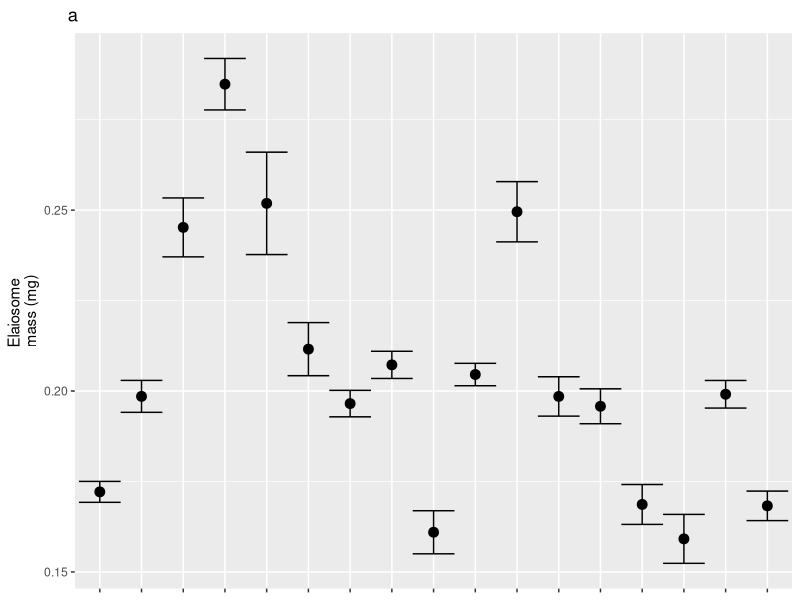
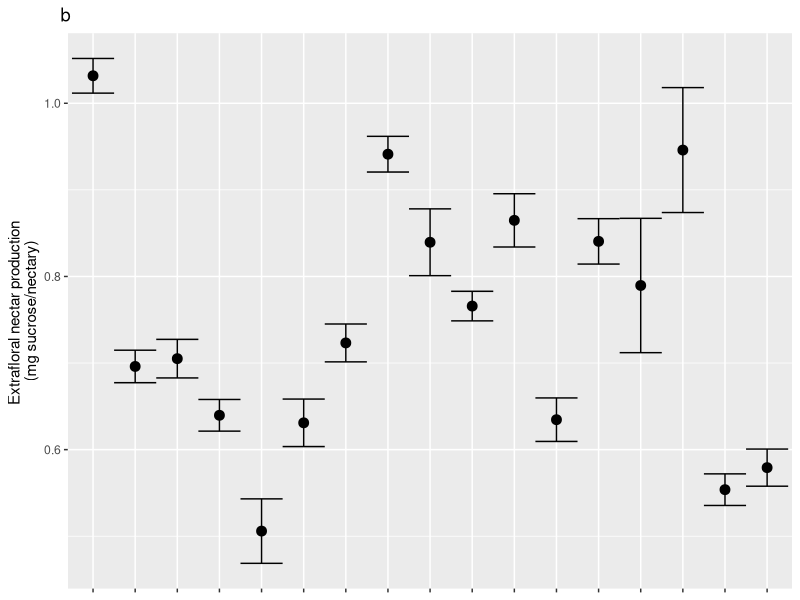
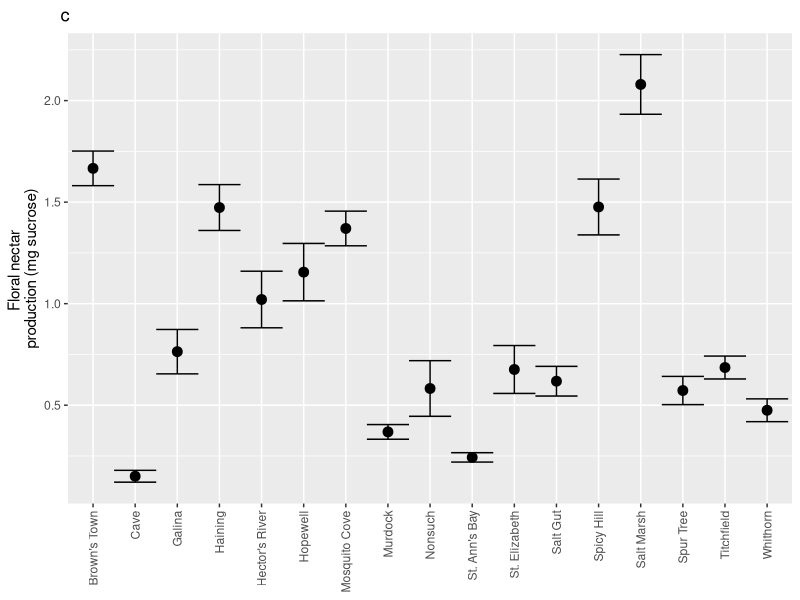
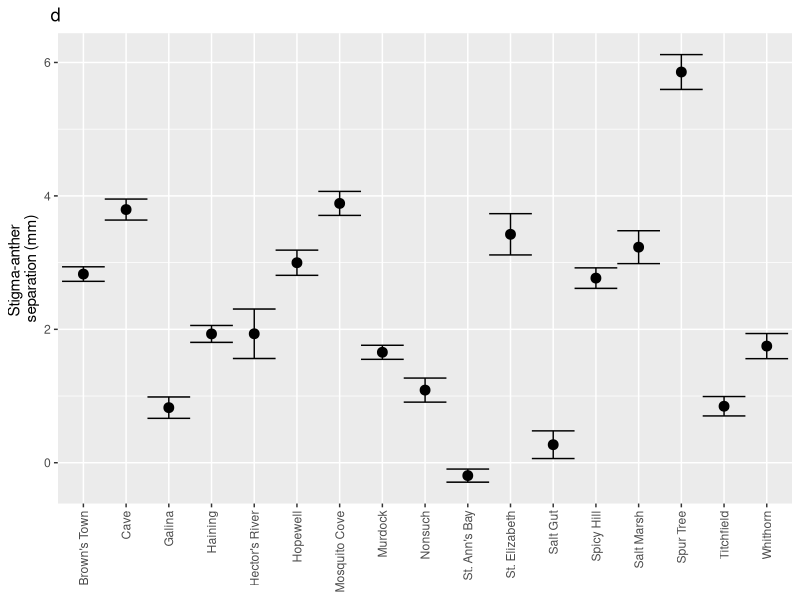
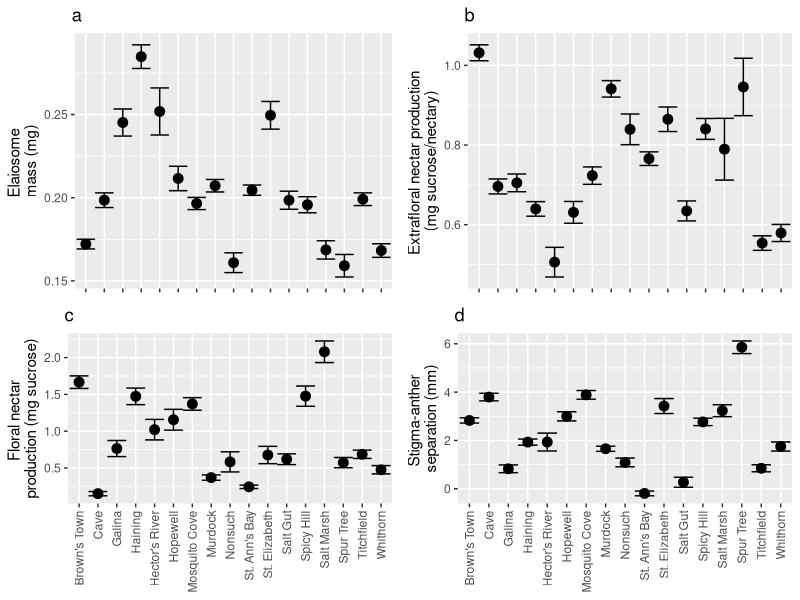

Source code (R) for these figures, in order: (Note: this script raises an error after producing the figures.)
# This file generates Figure 3 : a depiction of variation in phenotypic trait means among our 17 population of Turnera ulmifolia. 

library(gridExtra)
library(ggplot2)

#Will require changing directory
setwd("C:/Users/Jason/Desktop/Dryad 1")

# We're going to start making the MCMC objects for the Jamaican metapopulation

# Upload data files and reorganize them 

pheno<- read.table("pheno.txt",stringsAsFactors=F,header=F)#phenotypes
names(pheno)<-c('id','site','mat','elave','efn','fn','herk','growth','efn_nec')

data<-pheno[!(pheno$site=='Extra'),]
data<-data[(data$efn>0),]
data<-droplevels(data)

dataG<-data[(!is.na(data$efn)&!is.na(data$elave)&!is.na(data$fn)&!is.na(data$herk)),]

dataG$lnfn<-log(dataG$fn+1)

#Function to get SEs for trait data. 
summarySE <- function(data=NULL, measurevar, groupvars=NULL, na.rm=FALSE,
                      conf.interval=.95, .drop=TRUE) {
  library(plyr)
  
  # New version of length which can handle NA's: if na.rm==T, don't count them
  length2 <- function (x, na.rm=FALSE) {
    if (na.rm) sum(!is.na(x))
    else       length(x)
  }
  
  # This does the summary. For each group's data frame, return a vector with
  # N, mean, and sd
  datac <- ddply(data, groupvars, .drop=.drop,
                 .fun = function(xx, col) {
                   c(N    = length2(xx[[col]], na.rm=na.rm),
                     mean = mean   (xx[[col]], na.rm=na.rm),
                     sd   = sd     (xx[[col]], na.rm=na.rm)
                   )
                 },
                 measurevar
  )
  
  # Rename the "mean" column    
  datac <- rename(datac, c("mean" = measurevar))
  
  datac$se <- datac$sd / sqrt(datac$N)  # Calculate standard error of the mean
  
  # Confidence interval multiplier for standard error
  # Calculate t-statistic for confidence interval: 
  # e.g., if conf.interval is .95, use .975 (above/below), and use df=N-1
  ciMult <- qt(conf.interval/2 + .5, datac$N-1)
  datac$ci <- datac$se * ciMult
  
  return(datac)
}

#Create figure A : variation in elaisome mass among populations. 
ELA<-summarySE(dataG, measurevar="elave", groupvars=c("site"), na.rm=TRUE)

ela<-ggplot(ELA,aes(y=elave,x=site))+geom_errorbar(aes(ymin=elave-se,ymax=elave+se),width=1)+geom_point(size=3)
ela<-ela+labs(y= "Elaiosome \nmass (mg)")
ela<-ela + ggtitle('a') +theme(plot.title=element_text(hjust=-0.01))
ela<-ela+labs(x= "Population")
ela<-ela +theme(axis.title.x=element_blank())
ela<-ela +theme(axis.text.x=element_blank())
ela

#Create figure B : variation in EFN production among populations. 
EFN<-summarySE(dataG, measurevar="efn_nec", groupvars=c("site"), na.rm=TRUE)

efn<-ggplot(EFN,aes(y=efn_nec,x=site))+geom_errorbar(aes(ymin=efn_nec-se,ymax=efn_nec+se),width=1)+geom_point(size=3)
efn<-efn+labs(y= "Extrafloral nectar production \n(mg sucrose/nectary)")
efn<-efn + ggtitle('b') +theme(plot.title=element_text(hjust=-0.01))
efn<-efn+labs(x= "Population")
efn<-efn +theme(axis.title.x=element_blank())
efn<-efn +theme(axis.text.x=element_blank())
efn

#Create figure C : variation in FN production among populations. 
FN<-summarySE(dataG, measurevar="fn", groupvars=c("site"), na.rm=TRUE)

fn<-ggplot(FN,aes(y=fn,x=site))+geom_errorbar(aes(ymin=fn-se,ymax=fn+se),width=1)+geom_point(size=3)
fn<-fn+labs(y= "Floral nectar \nproduction (mg sucrose)")
fn<-fn+scale_x_discrete(labels=c("Brown's Town", "Cave","Galina","Haining","Hector's River","Hopewell","Mosquito Cove","Murdock","Nonsuch","St. Ann's Bay","St. Elizabeth","Salt Gut","Spicy Hill","Salt Marsh", "Spur Tree", "Titchfield","Whithorn"))
fn<-fn + theme(axis.text.x = element_text(angle = 90, hjust=1,vjust=0.5))
fn<-fn + ggtitle('c') +theme(plot.title=element_text(hjust=-0.01))
fn<-fn+theme(axis.title.x=element_blank())
fn

#Create figure D : variation in stigma-anther separation among populations. 
HRK<-summarySE(dataG, measurevar="herk", groupvars=c("site"), na.rm=TRUE)

hrk<-ggplot(HRK,aes(y=herk,x=site))+geom_errorbar(aes(ymin=herk-se,ymax=herk+se),width=1)+geom_point(size=3)
hrk<-hrk+labs(y= "Stigma-anther \nseparation (mm)")
hrk<-hrk+scale_x_discrete(labels=c("Brown's Town", "Cave","Galina","Haining","Hector's River","Hopewell","Mosquito Cove","Murdock","Nonsuch","St. Ann's Bay","St. Elizabeth","Salt Gut","Spicy Hill","Salt Marsh", "Spur Tree", "Titchfield","Whithorn"))
hrk<-hrk + theme(axis.text.x = element_text(angle = 90, hjust=1,vjust=0.5))
hrk<-hrk + ggtitle('d') +theme(plot.title=element_text(hjust=-0.01))
hrk<-hrk+theme(axis.title.x=element_blank())
hrk

plot_pop<-grid.arrange(ela,efn,fn,hrk,ncol=2,nrow=2)

plot_grid(ela,efn,fn,hrk, ncol=2,nrow=2, axis = "tblr", align="h", rel_heights = c(1, 1))
plot_grid(ela,efn,fn,hrk, ncol=2,nrow=2, axis = "tblr", align="hv", rel_heights = c(1, 1))
plot_grid(ela,efn,fn,hrk, ncol=2,nrow=2, axis = "tblr", align="v", rel_heights = c(1, 1.3))

ela + efn + fn + hrk + plot_layout(ncol = 2, nrow = 2)
